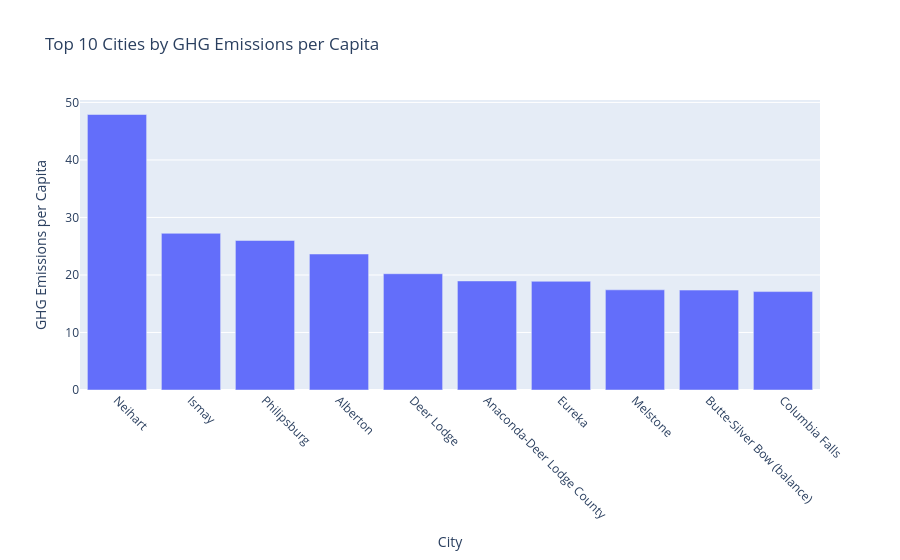

Notebook code cell kept with this figure:
### Code cell
# Top cities by emissions
top_emissions = df.nlargest(10, 'agg_combined_emitGHG_pC')[['NAME', 'agg_combined_emitGHG_pC', 'wlk_NatWalkInd_avg', 'population']]

fig = px.bar(top_emissions, x='NAME', y='agg_combined_emitGHG_pC', 
             title='Top 10 Cities by GHG Emissions per Capita',
             labels={'agg_combined_emitGHG_pC': 'GHG Emissions per Capita', 'NAME': 'City'})
fig.update_xaxes(tickangle=45)
fig.show()

# Save
fig.write_html('figures/top_emissions_cities.html')

### Figure 1 — Plotly figure (JSON) as saved in the notebook; plotly's stock layout.template omitted (floating-point values rounded to 4 significant figures)
{"data": [{"hovertemplate": "City=%{x}<br>GHG Emissions per Capita=%{y}<extra></extra>", "legendgroup": "", "marker": {"color": "#636efa", "pattern": {"shape": ""}}, "name": "", "orientation": "v", "showlegend": false, "textposition": "auto", "type": "bar", "x": ["Neihart", "Ismay", "Philipsburg", "Alberton", "Deer Lodge", "Anaconda-Deer Lodge County", "Eureka", "Melstone", "Butte-Silver Bow (balance)", "Columbia Falls"], "xaxis": "x", "y": [47.9, 27.24, 26.0, 23.64, 20.22, 18.96, 18.9, 17.42, 17.37, 17.11], "yaxis": "y"}], "layout": {"barmode": "relative", "legend": {"tracegroupgap": 0}, "title": {"text": "Top 10 Cities by GHG Emissions per Capita"}, "xaxis": {"anchor": "y", "domain": [0, 1], "tickangle": 45, "title": {"text": "City"}}, "yaxis": {"anchor": "x", "domain": [0, 1], "title": {"text": "GHG Emissions per Capita"}}}}
